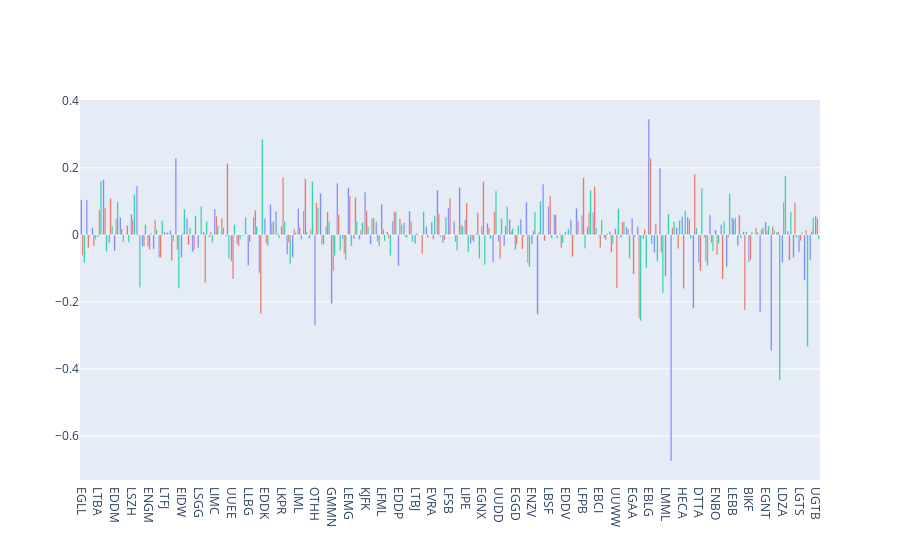

The notebook cell this image was saved under:
### Code cell
import plotly.graph_objects as go

tw_idx = 0
bar_df = pd.DataFrame(data={"calc_p": slice_df["calc_p"][tw_idx].astype("float"), "rr": np.diagonal(slice_df["rr_vector"][tw_idx]),
                            "calc_p_plus1": slice_df["calc_p"][tw_idx+1].astype("float"), "calc_p_plus2": slice_df["calc_p"][tw_idx+2].astype("float")}, index=airport_df.index.unique("apt"))
plot_kwargs_bar = dict(figsize=(10, 4), kind="bar", title=f"P Delta values at time window: {list(range(tw_tuple[0], tw_tuple[1]))[tw_idx:tw_idx+3]} ({date})")

bar_df["positive"] = bar_df["calc_p"] > 0
# bar_df["calc_p"].plot(**plot_kwargs_bar, color=bar_df["positive"].map({True: 'r', False: 'limegreen'}))
# plt.xticks(rotation=90)
# plt.gca().tick_params(axis='x', which='major', labelsize=4)
# plt.show()

import plotly.express as px

#fig = px.bar(bar_df.reset_index(), x="apt", y=["calc_p", "calc_p_plus1", "calc_p_plus2"], color="calc_p", labels={"calc_p": "P Delta", "rr": "Recovery Rate", "apt": "Airport"}, 
            
             #color_continuous_scale=px.colors.diverging.RdYlGn_r, range_color=[-1, 1], barmode="group")
fig = go.Figure(data=[
    go.Bar(name='1st Hr', x=airport_df.index.unique("apt"), y=bar_df["calc_p"]),
    go.Bar(name='2nd Hr', x=airport_df.index.unique("apt"), y=bar_df["calc_p_plus1"]),
    go.Bar(name='3rd Hr', x=airport_df.index.unique("apt"), y=bar_df["calc_p_plus2"]), 
])

fig.update_layout(showlegend=False, barmode='group')
fig.update_xaxes(categoryorder='array', categoryarray= list(airport_df.index.unique("apt")))
fig.show()

### Figure 1 — Plotly figure (JSON) as saved in the notebook; plotly's stock layout.template omitted (floating-point values rounded to 4 significant figures; data arrays with more than 128 entries replaced by an {"elided": "..."} marker saying what was removed)
{"data": [{"name": "1st Hr", "type": "bar", "x": {"elided": "133 str values"}, "y": {"elided": "133 float values"}}, {"name": "2nd Hr", "type": "bar", "x": {"elided": "133 str values"}, "y": {"elided": "133 float values"}}, {"name": "3rd Hr", "type": "bar", "x": {"elided": "133 str values"}, "y": {"elided": "133 float values"}}], "layout": {"barmode": "group", "showlegend": false, "xaxis": {"categoryarray": {"elided": "133 str values"}, "categoryorder": "array"}}}
